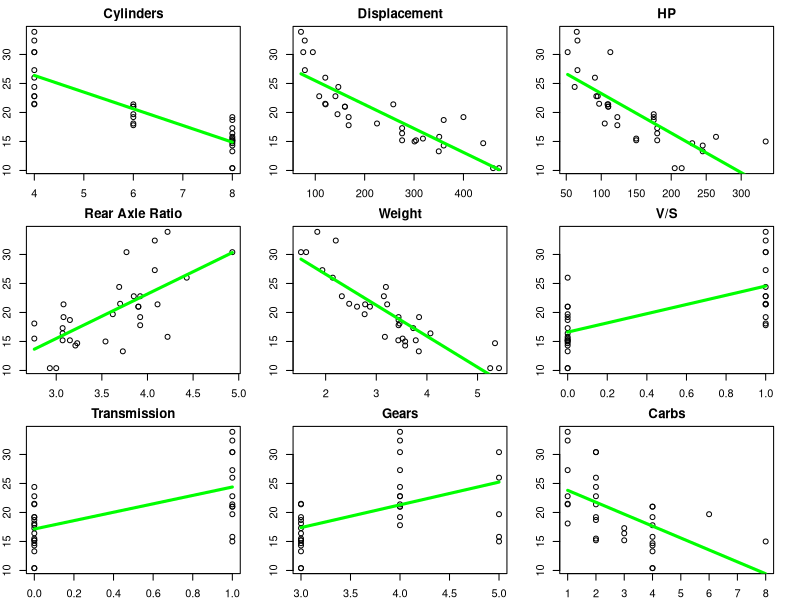
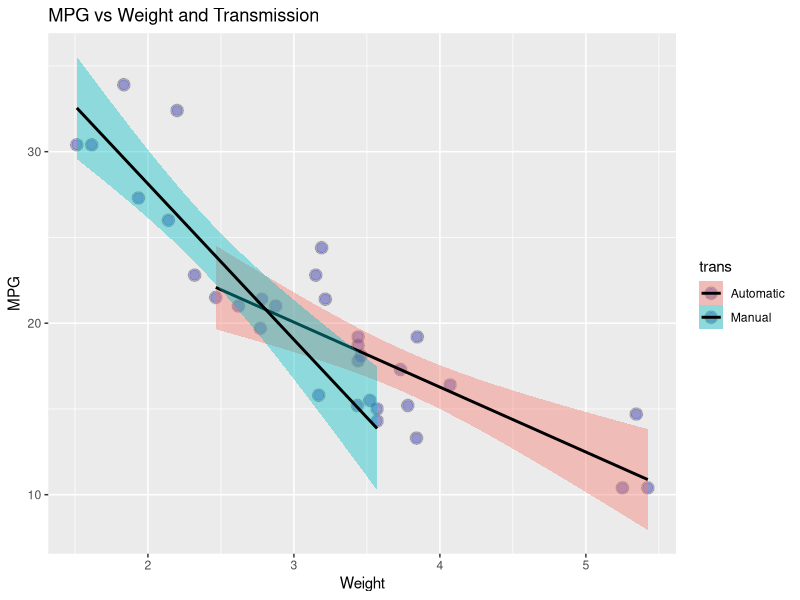
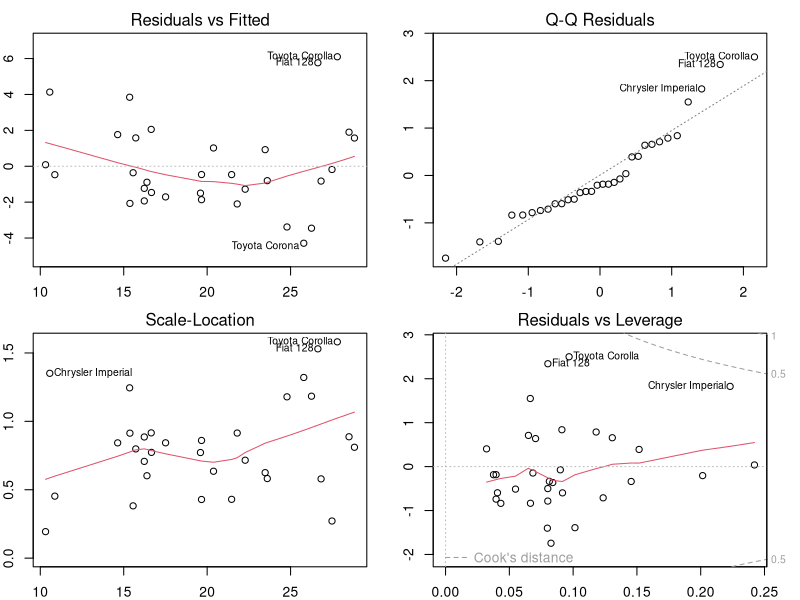

Recreate these plots in R, in order.
## ---- chunk 1
data(mtcars)

#mean mpg for automatic
mean_auto=mean(mtcars[mtcars$am==0,]$mpg)

#mean mpg for manual
mean_manual=mean(mtcars[mtcars$am==1,]$mpg)

## ---- chunk 2
par(mfrow=c(3,3),mar = rep(2, 4))
plot(mtcars$cyl, mtcars$mpg, main="Cylinders"); lines(mtcars$cyl, lm(mpg ~ cyl, data=mtcars)$fitted, lwd=3, col="green")
plot(mtcars$disp, mtcars$mpg,main="Displacement"); lines(mtcars$disp, lm(mpg ~ disp, data=mtcars)$fitted, lwd=3, col="green")
plot(mtcars$hp, mtcars$mpg,main="HP"); lines(mtcars$hp, lm(mpg ~ hp, data=mtcars)$fitted, lwd=3, col="green")
plot(mtcars$drat, mtcars$mpg,main="Rear Axle Ratio"); lines(mtcars$drat, lm(mpg ~ drat, data=mtcars)$fitted, lwd=3, col="green")
plot(mtcars$wt, mtcars$mpg,main="Weight"); lines(mtcars$wt, lm(mpg ~ wt, data=mtcars)$fitted, lwd=3, col="green")
plot(mtcars$vs, mtcars$mpg,main="V/S"); lines(mtcars$vs, lm(mpg ~ vs, data=mtcars)$fitted, lwd=3, col="green")
plot(mtcars$am, mtcars$mpg,main="Transmission"); lines(mtcars$am, lm(mpg ~ am, data=mtcars)$fitted, lwd=3, col="green")
plot(mtcars$gear, mtcars$mpg,main="Gears"); lines(mtcars$gear, lm(mpg ~ gear, data=mtcars)$fitted, lwd=3, col="green")
plot(mtcars$carb, mtcars$mpg,main="Carbs"); lines(mtcars$carb, lm(mpg ~ carb, data=mtcars)$fitted, lwd=3, col="green")
## ---- chunk 3
library(ggplot2)
mtcars$trans="Automatic"
mtcars[mtcars$am==1,]$trans="Manual"
g=ggplot(mtcars,aes(x=wt, y=mpg, fill=trans),)
g=g+xlab("Weight")
g=g+ylab("MPG")
g=g + ggtitle("MPG vs Weight and Transmission")
g=g+geom_point(size=4, color="black",alpha=0.2)
g=g+geom_point(size=3, color="blue", alpha=0.2)
g=g+geom_smooth(method="lm",color="black")
g
## ---- chunk 4
fit1=lm(mpg ~ ., data=mtcars)
summary(fit1)$coef
fit1R2=summary(fit1)$r.squared
## ---- chunk 5
fit1=lm(mpg ~ ., data=mtcars)
# summary(fit1)$coef
fit1R2=summary(fit1)$r.squared

fit2=lm(mtcars$mpg ~ mtcars$am)
# summary(fit2)$coef
fit2R2=summary(fit2)$r.squared

fit3=lm(mtcars$mpg ~ mtcars$am+mtcars$wt)
# summary(fit3)$coef
fit3R2=summary(fit3)$r.squared

fit4=lm(mpg ~ am+ wt+cyl, data=mtcars)
# summary(fit4)$coef
fit4R2=summary(fit4)$r.squared

fit5=lm(mpg ~ wt+cyl, data=mtcars)
# summary(fit5)$coef
fit5R2=summary(fit5)$r.squared

fit6=lm(mpg ~ wt+cyl+disp, data=mtcars)
# summary(fit6)$coef
fit6R2=summary(fit6)$r.squared
## ---- chunk 6
summary(fit4)$coef
## ---- chunk 7
summary(fit5)$coef
## ---- chunk 8
summary(fit6)$coef
## ---- chunk 9
par(mfrow=c(2,2))
plot(fit5)
